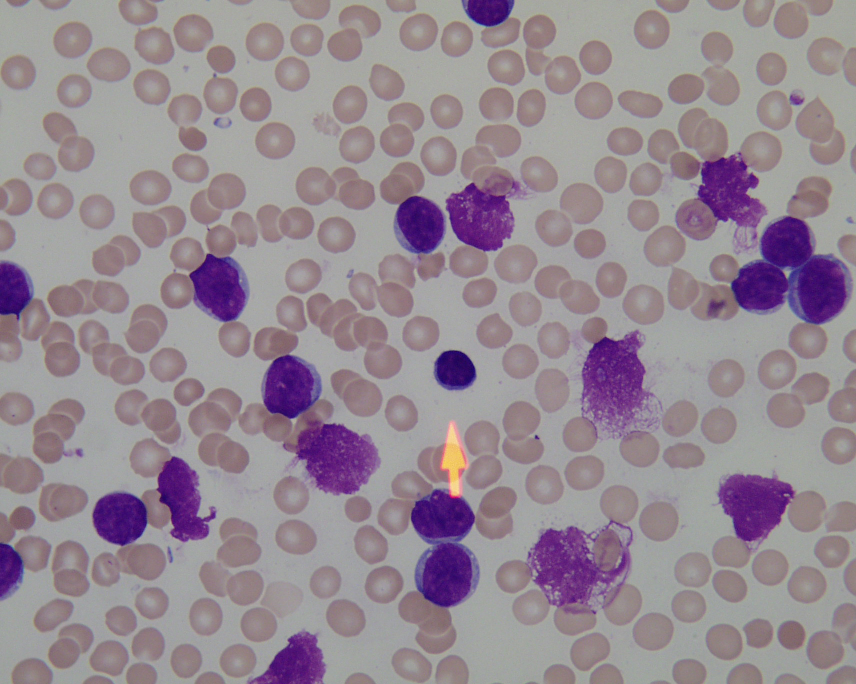
#> input picture temp_input_image.png, 1712 x 1368 px, given in place of Snap_040 (2).jpg, which was not available (shown at 1/2 size)
$ jupyter execute --allow-errors cds_project_Patching.ipynb   (shell and % lines are left out)   (text cells are left out)
#> lines starting #> are read from the running program, lines starting #| are printed output that depends on the picture; after the words box and inside, x2 and y2 are one past the last pixel; in counts of white or black regions, pixels touching at a corner belong together; pictures that were not available may be replaced by others from this repository, and a replacement may not be noted
[cell 1]
import pandas as pd
import numpy as np
import seaborn as sns
import matplotlib.pyplot as plt
import os
import os.path
from pathlib import Path
import glob
from PIL import Image
from keras.preprocessing import image
from tensorflow.keras.preprocessing.image import ImageDataGenerator
from sklearn.preprocessing import StandardScaler
from sklearn.preprocessing import MinMaxScaler
import keras
from sklearn.model_selection import train_test_split
from keras import regularizers
from sklearn.metrics import confusion_matrix, accuracy_score, classification_report, roc_auc_score, roc_curve
from keras.optimizers import RMSprop,Adam,Optimizer,Optimizer
from tensorflow.keras.models import Sequential
from keras.layers import Dense, Dropout, Flatten, Conv2D, MaxPool2D, BatchNormalization,MaxPooling2D,BatchNormalization,\
                        Permute, TimeDistributed, Bidirectional,GRU, SimpleRNN, LSTM, GlobalAveragePooling2D, SeparableConv2D
from keras import models
from keras import layers
import tensorflow as tf
from keras.applications import VGG16,VGG19,inception_v3
from keras import backend as K


from zipfile import ZipFile as zf, BadZipFile
import shutil
import random

import cv2
from math import floor

from tqdm import tqdm
from time import time

from google.colab import files


import torch
from torchvision import transforms
import clip

import joblib
from torch import nn

[cell 2]
from google.colab import drive
drive.mount('/content/drive')

[cell 3]
file_path = "/content/drive/MyDrive/Samples.zip"

try:
    with zf(file_path, "r") as zip_ref:
        zip_ref.extractall("/")
except FileNotFoundError:
    print(f"Error: File not found at path: {file_path}")
except BadZipFile:
    print(f"Error: Invalid or corrupted zip file at path: {file_path}")
except Exception as e:
    print(f"An unexpected error occurred: {e}")

[cell 4]
def clean_up():
    folder_path = "/content/purple_cells"
    files = glob.glob(f"{folder_path}/*")
    for file in files:
        os.remove(file)
#> in fn_patching, image is the input picture: shape (1368, 1712, 3); mean B, G, R 146.4, 136.8, 149.3

clean_up()

[cell 5]
from tensorflow.keras.models import load_model

#> (the rest of this cell did not finish here and is left out)

[cell 6]
def normalize_lighting(image):
    hsv = cv2.cvtColor(image, cv2.COLOR_BGR2HSV)
    h, s, v = cv2.split(hsv)
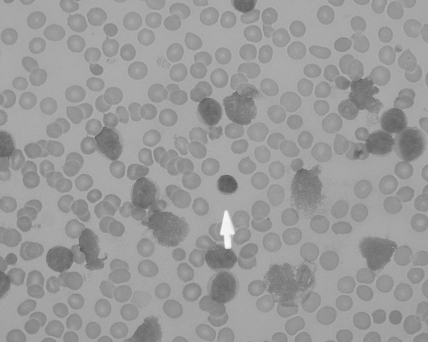
#> v: shape (1368, 1712) (shown at 1/4 size); min 66, max 255, mean 154.1

    h_, w_ = v.shape
    corners = np.concatenate([
        v[0:50, 0:50].flatten(),
        v[0:50, w_-50:w_].flatten(),
        v[h_-50:h_, 0:50].flatten(),
        v[h_-50:h_, w_-50:w_].flatten()
    ])
#> corners = 10000 values, max 178 at index 697, min 127 at index 424, mean 156
    bg_val = int(np.median(corners))
#> bg_val = 162
    target_bg = 230
    print(bg_val)
#| 162
    if bg_val < target_bg - 10:
        delta = target_bg - bg_val
#> delta = 68
    else:
        delta = 0  # no need to brighten if already bright

    v_int = v.astype(np.int16)
    v_new = np.clip(v_int + delta, 0, 255).astype(np.uint8)

    hsv_normalized = cv2.merge([h, s, v_new])
    return cv2.cvtColor(hsv_normalized, cv2.COLOR_HSV2BGR)

def fn_patching(image_path):
    image = cv2.imread(image_path)
    image = normalize_lighting(image)
    hsv = cv2.cvtColor(image, cv2.COLOR_BGR2HSV)

    mask1 = cv2.inRange(hsv, np.array([115, 35, 35]), np.array([140, 255, 255]))
    mask2 = cv2.inRange(hsv, np.array([115, 40, 70]), np.array([175, 150, 255]))
    main_mask = cv2.bitwise_or(mask1, mask2)

    # Strict exclusion for bright non-cells
    exclude_lower = np.array([118, 20, 220])
    exclude_upper = np.array([130, 70, 255])
    exclude_mask = cv2.inRange(hsv, exclude_lower, exclude_upper)
    mask = cv2.bitwise_and(main_mask, cv2.bitwise_not(exclude_mask))

    kernel = np.ones((3, 3), np.uint8)
    mask = cv2.morphologyEx(mask, cv2.MORPH_OPEN, kernel)
    mask = cv2.dilate(mask, kernel, iterations=1)
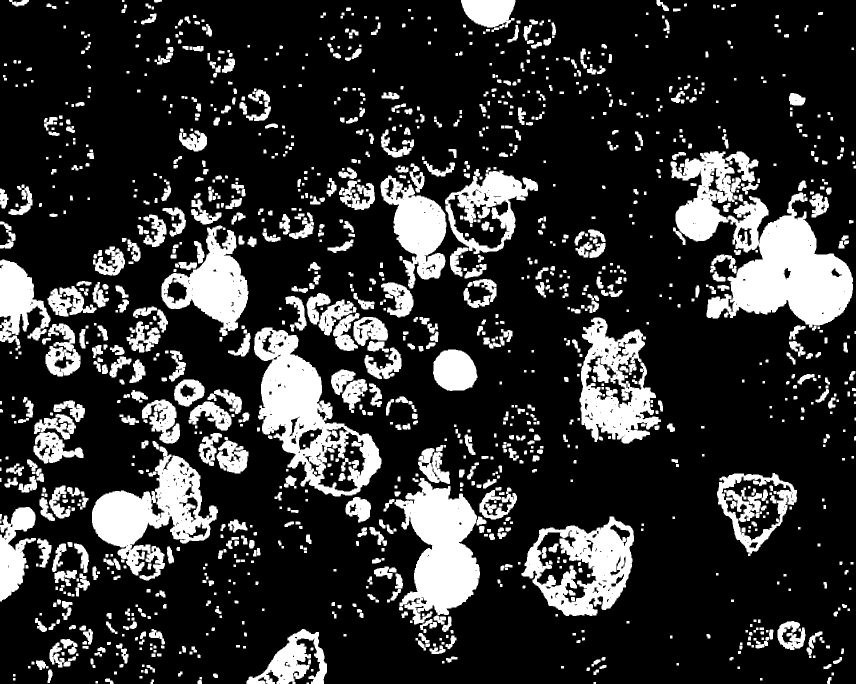
#> mask: shape (1368, 1712) (shown at 1/2 size); 19.8% white; 1351 white regions (5 under 20 px)

    # Watershed
    contours_pre, _ = cv2.findContours(mask.copy(), cv2.RETR_EXTERNAL, cv2.CHAIN_APPROX_SIMPLE)
#> contours_pre = 1299 contours, 260 with area under 20; largest, box (x1, y1, x2, y2) and area: (1341, 302, 1706, 655) 53982, (508, 655, 763, 993) 40988, (1043, 1033, 1268, 1232) 30317, (789, 956, 960, 1249) 28348, (184, 893, 436, 1161) 27353
    sure_bg = cv2.dilate(mask, kernel, iterations=3)
    dist_transform = cv2.distanceTransform(mask, cv2.DIST_L2, 5)
    ret, sure_fg = cv2.threshold(dist_transform, 0.25 * dist_transform.max(), 255, 0)
#> ret = 14.39
    sure_fg = np.uint8(sure_fg)
    unknown = cv2.subtract(sure_bg, sure_fg)

    ret, markers = cv2.connectedComponents(sure_fg)
#> ret = 28
    markers = markers + 1
    markers[unknown == 255] = 0

    wshed_img = image.copy()
    markers = cv2.watershed(wshed_img, markers)
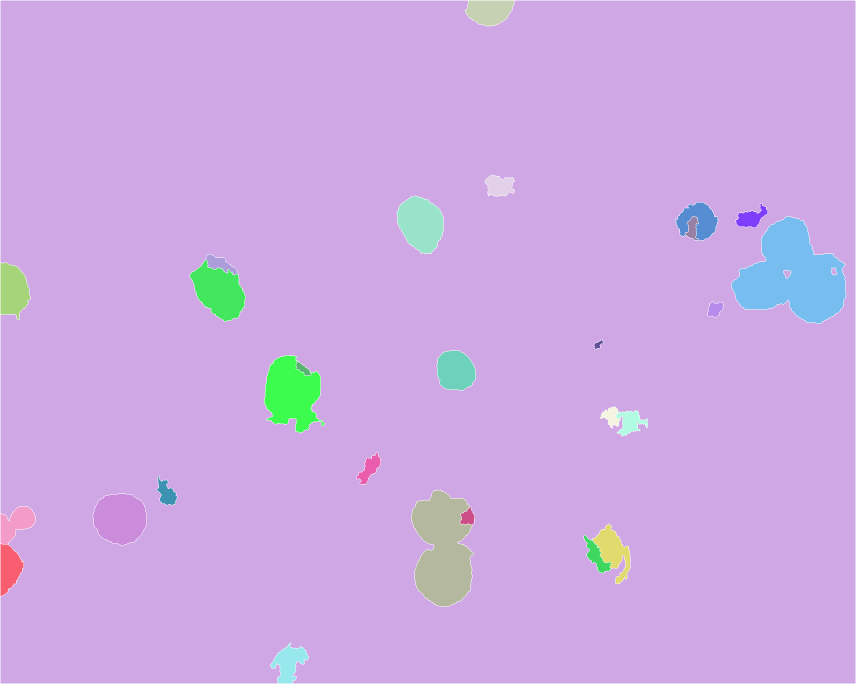
#> markers: shape (1368, 1712) int32 (shown at 1/2 size); 29 distinct labels, from -1 to 28; one colour per label, 0 black, -1 white
    wshed_mask = np.zeros_like(mask)
    wshed_mask[markers > 1] = 255

    contours_post, _ = cv2.findContours(wshed_mask, cv2.RETR_EXTERNAL, cv2.CHAIN_APPROX_SIMPLE)

    final_contours = []
    for contour in contours_post:
        if len(contour) < 5:
            continue

        area = cv2.contourArea(contour)
        if area < 400 or area > 100000:
            print(area)
            continue

        perimeter = cv2.arcLength(contour, True)
        if perimeter == 0:
            continue

        circularity = 4 * np.pi * (area / (perimeter ** 2))
        if circularity < 0.2:
            print(circularity)
            continue

        x, y, w, h = cv2.boundingRect(contour)
        aspect_ratio = float(w) / h
        if aspect_ratio < 0.5 or aspect_ratio > 3.0:
            continue

        hull = cv2.convexHull(contour)
        hull_area = cv2.contourArea(hull)
        if hull_area == 0:
            continue

        mask_roi = np.zeros(mask.shape, dtype=np.uint8)
        cv2.drawContours(mask_roi, [contour], -1, 255, -1)
        mean_val = cv2.mean(image, mask=mask_roi)
        blue, green, red = mean_val[:3]
        if not (blue > red + 8 and blue > green - 15):
            continue

        final_contours.append(contour)
#> this loop made 20 passes
#> (mean_val, blue, green, red) on passes 1, 2, 4, 5: ((184.2, 33.82, 129.6, 0), 184.2, 33.82, 129.6), ((196.2, 154.3, 199.7, 0), 196.2, 154.3, 199.7), ((183.6, 29.76, 111.4, 0), 183.6, 29.76, 111.4), ((188.1, 44.42, 117.3, 0), 188.1, 44.42, 117.3)
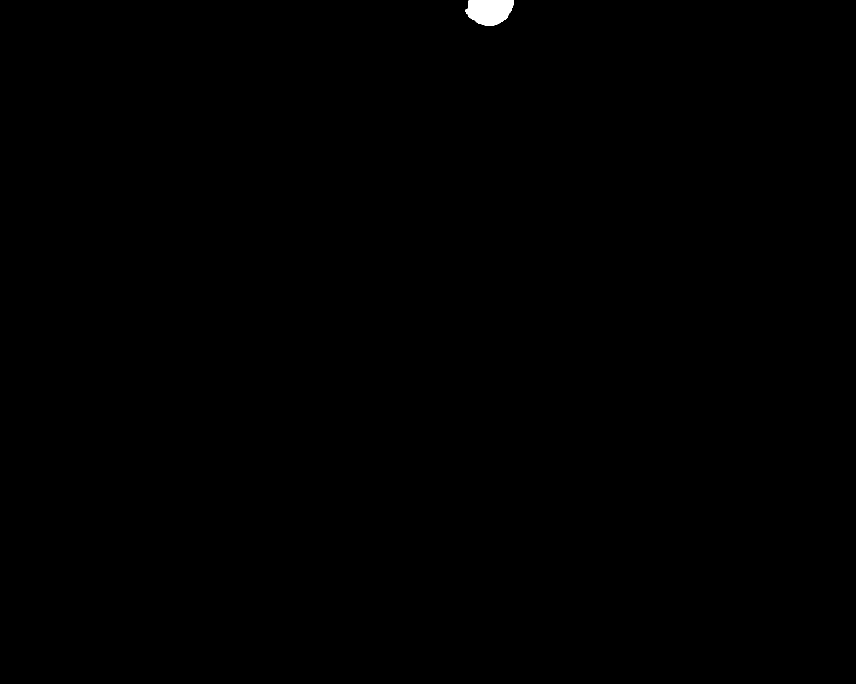
#> mask_roi: shape (1368, 1712) (shown at 1/2 size); 0.16% white; 1 white region
#> after the loop, final_contours = 14 contours; largest, box (x1, y1, x2, y2) and area: (1463, 433, 1692, 647) 29140, (823, 980, 949, 1213) 21168, (529, 711, 650, 867) 12116, (380, 509, 491, 643) 9278, (186, 987, 293, 1091) 8486

    # Add back any valid pre-watershed contours
    for c in contours_pre:
        if len(c) < 5:
            continue

        area = cv2.contourArea(c)
        if area < 600 or area > 120000:
            #if area > 80000:
                #print(area)
            continue

        perimeter = cv2.arcLength(c, True)
        if perimeter == 0:
            continue

        circularity = 4 * np.pi * (area / (perimeter ** 2))
        if circularity < 0.4:
            continue

        x, y, w, h = cv2.boundingRect(c)
        aspect_ratio = float(w) / h
        if aspect_ratio < 0.5 or aspect_ratio > 2.8:
            print(aspect_ratio)
            continue

        hull = cv2.convexHull(c)
        hull_area = cv2.contourArea(hull)
        if hull_area == 0:
            print("hull")
            continue

        mask_roi = np.zeros(mask.shape, dtype=np.uint8)
        cv2.drawContours(mask_roi, [c], -1, 255, -1)
        mean_val = cv2.mean(image, mask=mask_roi)
        blue, green, red = mean_val[:3]
        if not (blue > red + 8 and blue > green - 15):
            continue

        unique = True
        for existing in final_contours:
            if cv2.matchShapes(existing, c, cv2.CONTOURS_MATCH_I2, 0) < 0.5:
                unique = False
                break
        if unique:
            final_contours.append(c)
#> this loop made 1299 passes
#> area on passes 4 to 6: 50.5, 31, 87
#> after the loop, final_contours = 15 contours; largest, box (x1, y1, x2, y2) and area: (1463, 433, 1692, 647) 29140, (823, 980, 949, 1213) 21168, (1434, 946, 1594, 1112) 15984, (529, 711, 650, 867) 12116, (380, 509, 491, 643) 9278

    # Bounding box containment handling
    filtered_boxes = []
    boxes = [cv2.boundingRect(c) for c in final_contours]
#> boxes = 15 items, first 6: (541, 1286, 76, 81), (186, 987, 107, 104), (823, 980, 126, 233), (314, 952, 40, 59), (713, 906, 48, 63), (529, 711, 121, 156)
    contours = list(zip(boxes, final_contours))
#> contours = 15 items

    contours.sort(key=lambda x: x[0][2]*x[0][3], reverse=True)

    while contours:
        current_box, current_contour = contours.pop(0)
        x1, y1, w1, h1 = current_box
        area1 = w1 * h1

        keep_current = True
        contained_contours = []

        for other_box, other_contour in contours[:]:
            x2, y2, w2, h2 = other_box
            area2 = w2 * h2

            x_left = max(x1, x2)
            y_top = max(y1, y2)
            x_right = min(x1 + w1, x2 + w2)
            y_bottom = min(y1 + h1, y2 + h2)

            if x_right < x_left or y_bottom < y_top:
                continue

            intersection_area = (x_right - x_left) * (y_bottom - y_top)

            if intersection_area >= 0.9 * area2:
                contained_contours.append(other_contour)
                contours.remove((other_box, other_contour))

            elif intersection_area >= 0.9 * area1:
                keep_current = False
                break

        if keep_current:
            if contained_contours:
                if len(contained_contours) >= 1:
                    filtered_boxes.extend([(cv2.boundingRect(c), c) for c in contained_contours])
                else:
                    filtered_boxes.append((cv2.boundingRect(contained_contours[0]), contained_contours[0]))
            else:
                filtered_boxes.append((current_box, current_contour))
#> this loop made 15 passes
#> (x1, y1, w1, h1, area1) on passes 1 to 4: (1463, 433, 229, 214, 49006), (823, 980, 126, 233, 29358), (1434, 946, 160, 166, 26560), (529, 711, 121, 156, 18876)
#> after the loop, contours = []; filtered_boxes = 15 items

    final_contours = [contour for (box, contour) in filtered_boxes]

    os.makedirs("purple_cells", exist_ok=True)
    annotated = image.copy()
    cell_num = 0
    scale = 1.3

    for contour in final_contours:
        x, y, w, h = cv2.boundingRect(contour)
        cx = x + w // 2
        cy = y + h // 2
        new_w = int(w * scale)
        new_h = int(h * scale)
        new_x = max(cx - new_w // 2, 0)
        new_y = max(cy - new_h // 2, 0)
        end_x = min(new_x + new_w, image.shape[1])
        end_y = min(new_y + new_h, image.shape[0])

        cell = image[new_y:end_y, new_x:end_x]
        cv2.imwrite(f"purple_cells/wbc_{cell_num}.png", cell)
        cv2.rectangle(annotated, (new_x, new_y), (end_x, end_y), (0, 255, 0), 2)
        cell_num += 1
#> this loop made 15 passes
#> (x, y, w, h, cx, cy, new_w, new_h) on passes 1 to 4: (1463, 433, 229, 214, 1577, 540, 297, 278), (823, 980, 126, 233, 886, 1096, 163, 302), (1434, 946, 160, 166, 1514, 1029, 208, 215), (529, 711, 121, 156, 589, 789, 157, 202)
#> pass 1, in fn_patching, `cell = image[new_y:end_y, new_x:end_x]`:
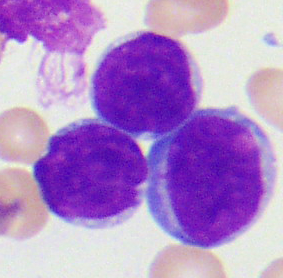
#> cell: shape (278, 283, 3); mean B, G, R 202.4, 137, 176.2
#> after the loop:
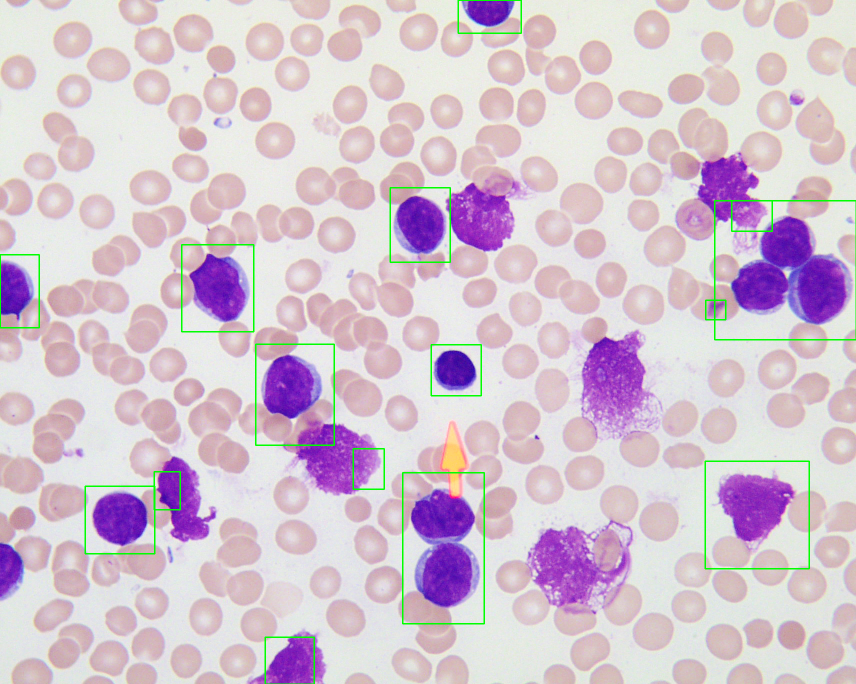
#> annotated: shape (1368, 1712, 3) (shown at 1/2 size); mean B, G, R 208.4, 196.1, 212.5
#> after the loop, cell_num = 15

    # [4 lines of commented-out code are left out]

    output_path = "/content/output.png"
    cv2.imwrite(output_path, annotated)
    return cell_num

[cell 7]
class VLMClassifier(nn.Module):
    # [17 lines left out: functions __init__, forward, not called in this run]

#> (a cell that did not finish here is left out)

[cell 9]
# [4 lines left out: function preprocess_patch, not called in this run]

Folder = '[Malignant] Pro-B'

data_path = "/content/SplitBloodSmearSamples/val/" + Folder + '/'

patch_path = '/content/purple_cells'

image_extensions = ('.jpg', '.jpeg', '.png', '.bmp', '.gif')
spread_files = [f for f in os.listdir(data_path) if f.lower().endswith(image_extensions)] #Blood Spreads

size = [299, 299]
patch_preds = []

data = []

for BloodSpread in tqdm(spread_files, desc="Processing Blood Smears"):

    m = 0
    b = 0
    patch_preds = []
    clean_up()

    full_path = os.path.abspath(BloodSpread)
    relative_path = data_path + os.path.relpath(full_path, '/content')
    print(relative_path)

    fn_patching(relative_path)

    image_files = [f for f in os.listdir(patch_path) if f.lower().endswith(image_extensions)]
    count = len(image_files)
    if count == 0:
        continue

    for image_file in image_files:
        image_path = os.path.join(patch_path, image_file)

        img_eff = preprocess_patch(image_path, size)
        img_inc = preprocess_patch(image_path, size)

        prob_eff = model_eff.predict(img_eff)
        prob_inc = model_inc.predict(img_inc)

        ensemble_prob = (prob_eff + prob_inc) / 2
        patch_preds.append(ensemble_prob)

    patch_preds = np.array(patch_preds)

    mean_score = np.mean(patch_preds)
    max_score = np.max(patch_preds)
    std_score = np.std(patch_preds)


    data.append({'Actual': Folder,'Image': relative_path, 'Count': count, 'Mean': mean_score, 'Max': max_score, 'Std': std_score })

df = pd.DataFrame(data)
df.to_csv('Data.csv', index=False)
#> (the rest of this cell did not finish here and is left out)

[cell 10]
#TESTING

#fn_patching_old("/content/SplitBloodSmearSamples/test/Benign/Sap_013 (20).jpg")
fn_patching("/content/SplitBloodSmearSamples/train/Benign/Snap_040 (2).jpg")

[cell 11]
from time import sleep

data_path = "/content/test/"
#> data_path = '/content/test/'

image_extensions = ('.jpg')
spread_files = [f for f in os.listdir(data_path) if f.lower().endswith(image_extensions)] #Blood Spreads
#> spread_files = []

for BloodSpread in tqdm(spread_files, desc="Testing Blood Smear patching"):

    full_path = os.path.abspath(BloodSpread)
    relative_path = data_path + os.path.relpath(full_path, '/content')
    print(relative_path)

    fn_patching(relative_path)
    clean_up()

[cell 12]
#OUTPUT CELLS

#print(df.head(50))
#print(df.tail(20))
from google.colab import files
files.download('output.png')
# Example: filter where prediction is NOT 0.0
#filtered_df = df[df['Prediction'] != 0.0]
#print(filtered_df)

[cell 13]
#DONT RUN THIS, THIS IS NOT BEING USED


from roboflow import Roboflow
#> (the rest of this cell did not finish here and is left out)

[cell 14]
!cd /content/
!cd ..

[cell 15]
#DONT RUN THIS, NOT BEING USED

import requests
import json

# Replace with your actual API key, project ID, and model version
api_key = "uqDT2nutyqtmEyox0VWN"
project_id = "white-blood-cells-detection"
model_version = 6

#image
image_path = "/content/SplitBloodSmearSamples/train/Benign/Snap_137.jpg"

# Construct the API endpoint
url = "https://detect.roboflow.com/white-blood-cells-detection/6?api_key=uqDT2nutyqtmEyox0VWN&confidence=0.02"

# Open the image file
#> (the rest of this cell did not finish here and is left out)

[cell 16]
import os
import shutil

def move_jpgs(source_folder, destination_folder):
    """
    Move all JPG files from source_folder to destination_folder
    """
#> called with source_folder = '/content', destination_folder = '/content/test'
    os.makedirs(destination_folder, exist_ok=True)

    files = os.listdir(source_folder)

    moved_count = 0
    for file in files:
        if file.lower().endswith(('.jpg', '.jpeg')):
            source_path = os.path.join(source_folder, file)
            dest_path = os.path.join(destination_folder, file)

            shutil.move(source_path, dest_path)
            moved_count += 1
            print(f"Moved: {file}")

    print(f"\nDone! Moved {moved_count} JPG files.")

source = "/content"
destination = "/content/test"
move_jpgs(source, destination)
